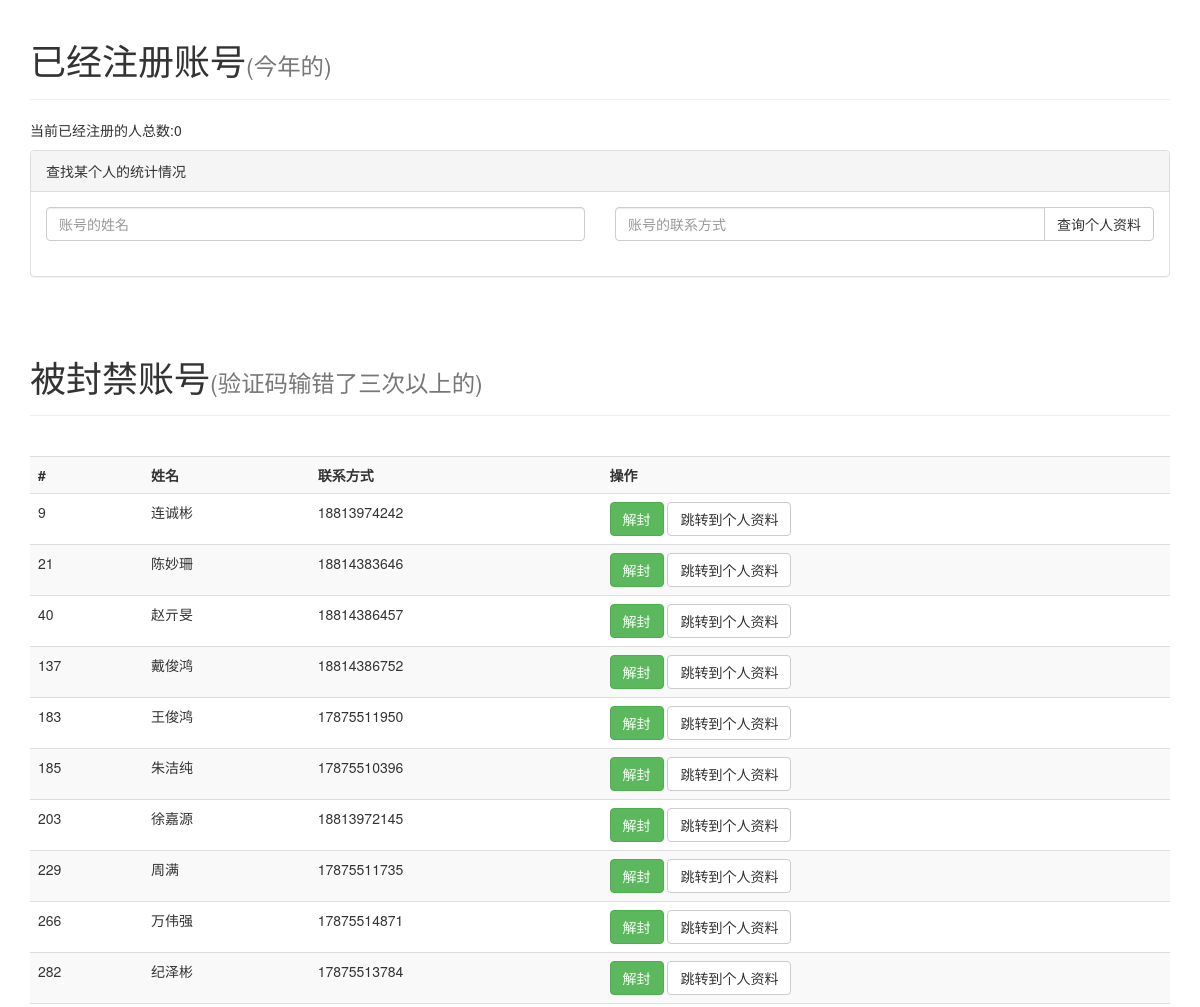
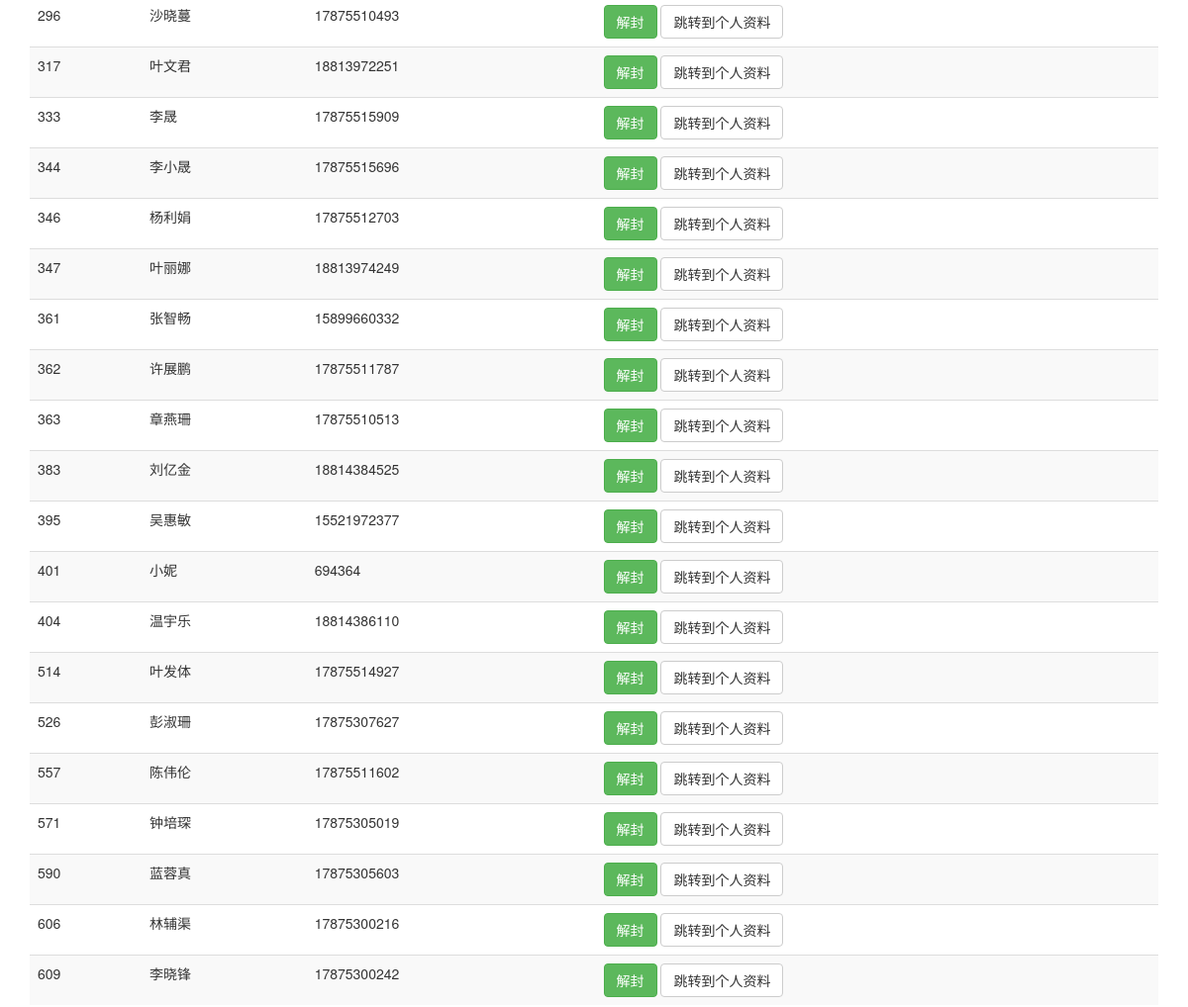
Before: /old/page/activity/CAQ_people_admin.php (upper part) with the older database file (2 pictures, top to bottom).
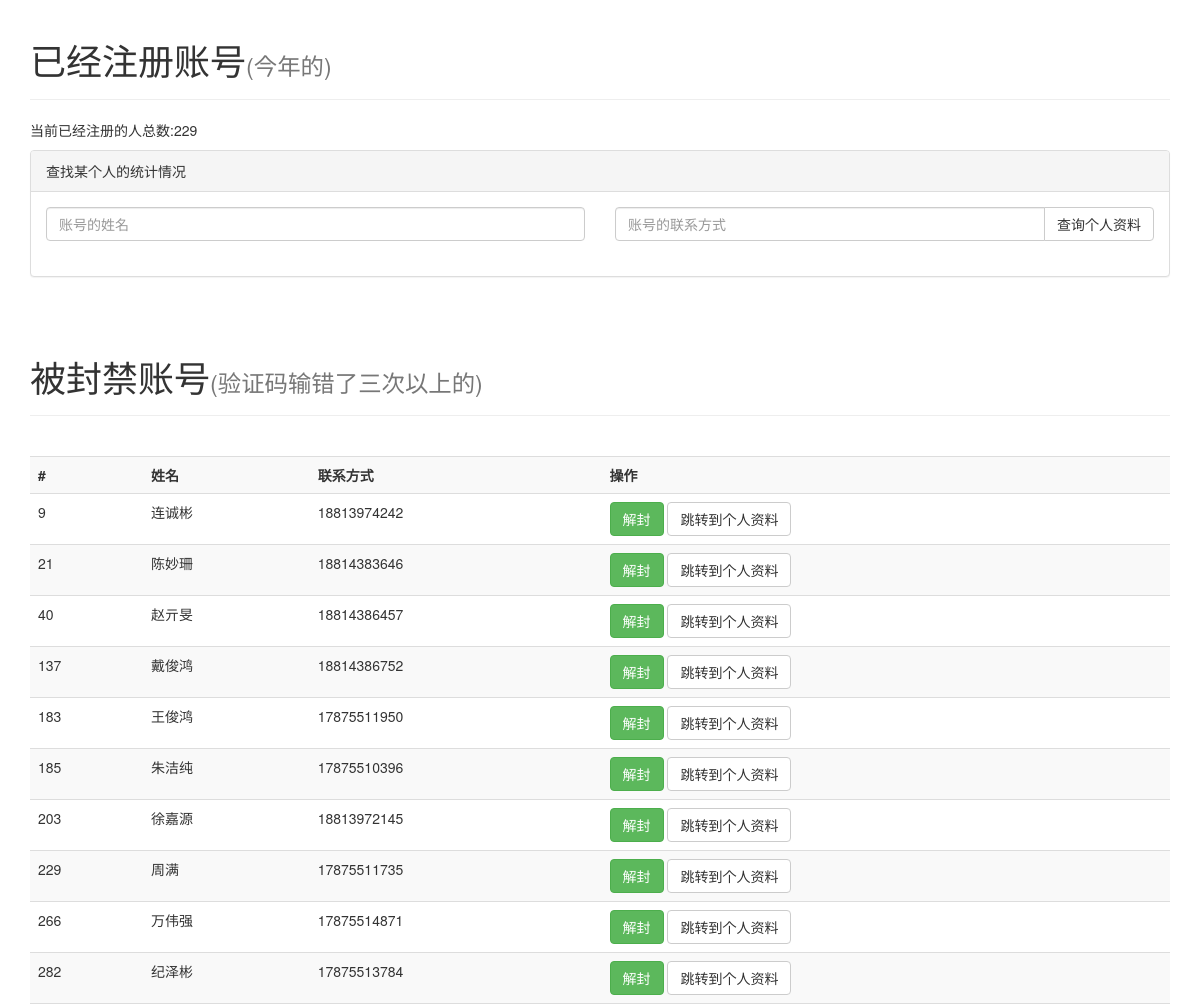
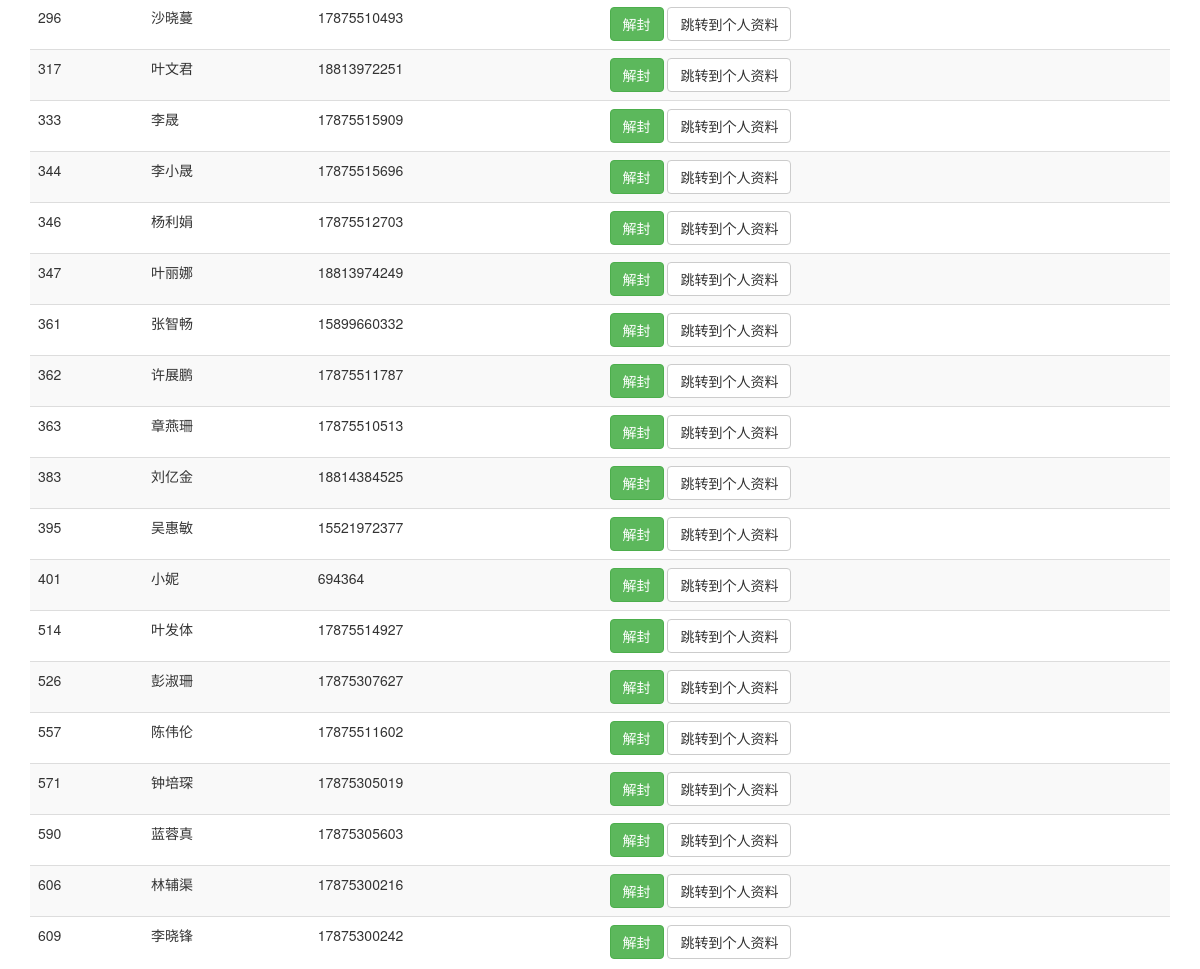
After: the same page with the newer database file (2 pictures, top to bottom).
### tables this page shows
CREATE TABLE `question_people` (
  `id` int(11) NOT NULL AUTO_INCREMENT,
  `name` text NOT NULL,
  `tel` text NOT NULL,
  `rightcount` int(11) NOT NULL DEFAULT '0',
  `wrongcount` int(11) NOT NULL DEFAULT '0',
  `score` int(11) NOT NULL DEFAULT '0',
  `historyscore` text NOT NULL,
  `rightids` text,
  `wrongids` text,
  `randomkey` text,
  `achievetime` datetime(6) NOT NULL,
  `achievets` int(11) DEFAULT NULL,
  `isbanned` int(11) NOT NULL DEFAULT '0',
  `wrongidccount` int(11) NOT NULL DEFAULT '0',
  `ranking` int(11) NOT NULL DEFAULT '0',
  `oldranking` int(11) NOT NULL DEFAULT '1000',
  `historyranking` text NOT NULL COMMENT '每一次的排名情况',
  `participateyears` text NOT NULL COMMENT '参与过的年份',
  `historydata` text NOT NULL COMMENT '记录之前每一年这个人的答题统计',
  `active` tinyint(4) NOT NULL DEFAULT '1' COMMENT '用来记录连续没有输入验证码的次数',
  `activeminusscore` mediumint(9) NOT NULL DEFAULT '0' COMMENT '因为没有输入验证码消极比赛而扣除的分数总和',
  `lastactiveyear` int(11) NOT NULL COMMENT '最后一次参与这个活动的年份',
  `reason-for-score` varchar(20) NOT NULL DEFAULT 'none' COMMENT '加扣分原因',
  PRIMARY KEY (`id`),
  KEY `active` (`active`),
  KEY `lastactiveyear` (`lastactiveyear`)
);

### old/plugin/php/sqlhelper.php (called while the page is built, shortened)
<?php
class sqlhelper{
	public function mysql($sql){
		$rerere = mysql_query($sql);
		return $rerere;
	}
}
?>

### old/page/activity/CAQ_people_admin.php (the view, shortened to what this page needs)
<?php
require_once(ROOT_PATH.PLUG_PATH.'/php/sqlhelper.php');
?>
<!DOCTYPE html>
<html>
    <head>
        <link rel="stylesheet" href="//maxcdn.bootstrapcdn.com/font-awesome/4.3.0/css/font-awesome.min.css">
        <?php echo constant( 'JQuery_DEFINE');echo constant( 'BOOTSTRAP_DEFINE');?>
        <link rel="stylesheet/less" href="<?php echo constant("CSS_PATH")?>caq.less">
    </head>
    <body>
        <div class="container">
            <div class="page-header">
                <h1>已经注册账号<small>(今年的)</small></h1>
            </div>
            <p>当前已经注册的人总数:<?php
                $year = date("Y");
                $nc = new sqlhelper();
                $result = $nc ->mysql("select id from question_people where lastactiveyear='$year'");
                echo mysql_num_rows($result);
            ?>
            </p>
            <div class="panel panel-default">
                <div class="panel-heading">查找某个人的统计情况</div>
                <div class="panel-body">
                <div class="row">
                  <div class="col-lg-6">
                        <input type="text" class="form-control" placeholder="账号的姓名" id="findname">
                  </div>
                  <div class="col-lg-6">
                    <div class="input-group">
                      <input type="text" class="form-control" placeholder="账号的联系方式" id="findtel">
                      <span class="input-group-btn">
                        <button class="btn btn-default" onclick="findprofile()">查询个人资料</button>
                      </span>
                    </div>
                  </div>
                </div>
                <br>
                </div>
            </div>
            <br>
            <div class="page-header">
                <h1>被封禁账号<small>(验证码输错了三次以上的)</small></h1>
            </div>
            <br>
            <table class="table table-striped">
                <tr>
                    <th>#</th>
                    <th>姓名</th>
                    <th>联系方式</th>
                    <th>操作</th>
                </tr>
                <?php
                $nc = new sqlhelper();
                $result = $nc ->mysql("select id,name,tel from question_people where isbanned=1");
                while($row = mysql_fetch_array($result)){
                ?>
                <tr>
                    <td><?php echo $row['id'];?></td>
                    <td id="deban-name-<?php echo $row['id'];?>"><?php echo $row['name'];?></td>
                    <td id="deban-tel-<?php echo $row['id'];?>"><?php echo $row['tel'];?></td>
                    <td>
                        <button class="btn btn-success" onclick="deban('<?php echo $row['id'];?>')">解封</button>
                        <button class="btn btn-default" onclick="jumptoprofile('<?php echo $row['id'];?>')">跳转到个人资料</button>
                    </td>
                </tr>
                <?php
                }
                ?>
            </table>
            <br>
            <br>
            <br>
            <br>
            <br>
            <br>
            <br>
            <br>
        </div>
    </body>
</html>

Changed rows visible on the page:
no longer on this page (row edited): question_people: id "404", name "温宇乐", tel "18814386110"
Other visible differences:
mysql_num_rows($result): "0" → "229"
